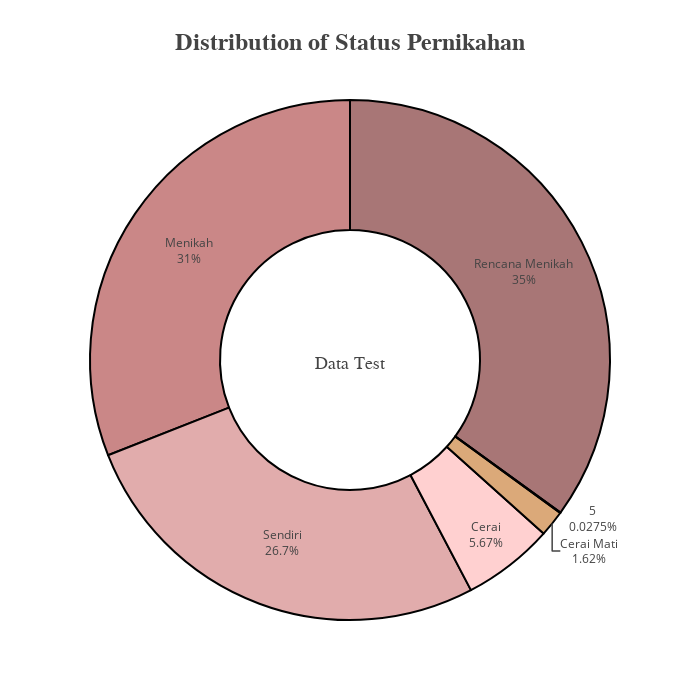

The notebook cell this image was saved under:
### Code cell
mask = test_df['status_pernikahan'].value_counts().reset_index(name='count').sort_values('count', ascending=False)
fig = go.Figure()
fig.add_trace(
    go.Pie(
        labels=mask['status_pernikahan'],
        title="Data Test",
                  titlefont={'size':18, 'family': 'Serif',},
         values=mask['count'],
        hole=0.5,
        )
    )
fig.update_traces(
    hoverinfo='label+value',
    textinfo='label+percent',
    textfont_size=12,
    marker=dict(
        colors=palette,
        line=dict(color='#000000',
                  width=2)
        )
    )
fig.layout.update(title="<b>Distribution of Status Pernikahan<b>",
                  titlefont={'size':24, 'family': 'Serif',},
                  showlegend=False, 
                  height=700, 
                  width=700, 
                  template=None, 
                 )

fig.show()

### Figure 1 — Plotly figure (JSON) as saved in the notebook; plotly's stock layout.template omitted (floating-point values rounded to 4 significant figures)
{"data": [{"hole": 0.5, "hoverinfo": "label+value", "labels": ["Rencana Menikah", "Menikah", "Sendiri", "Cerai", "Cerai Mati", "5"], "marker": {"colors": ["#A87676", "#CA8787", "#E1ACAC", "#FFD0D0", "#DBA979", "#ECCA9C", "#E8EFCF"], "line": {"color": "#000000", "width": 2}}, "textfont": {"size": 12}, "textinfo": "label+percent", "title": {"font": {"family": "Serif", "size": 18}, "text": "Data Test"}, "type": "pie", "values": [1272, 1126, 972, 206, 59, 1]}], "layout": {"height": 700, "showlegend": false, "title": {"font": {"family": "Serif", "size": 24}, "text": "<b>Distribution of Status Pernikahan<b>"}, "width": 700}}
